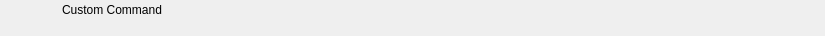
<?xml version="1.0" encoding="UTF-8"?>
<ui version="4.0">
 <class>RundownCustomCommandWidget</class>
 <widget class="QWidget" name="RundownCustomCommandWidget">
  <property name="geometry">
   <rect>
    <x>0</x>
    <y>0</y>
    <width>825</width>
    <height>36</height>
   </rect>
  </property>
  <layout class="QHBoxLayout" name="horizontalLayout">
   <property name="spacing">
    <number>0</number>
   </property>
   <property name="margin">
    <number>0</number>
   </property>
   <item>
    <widget class="QFrame" name="frameItem">
     <property name="sizePolicy">
      <sizepolicy hsizetype="Preferred" vsizetype="Fixed">
       <horstretch>0</horstretch>
       <verstretch>0</verstretch>
      </sizepolicy>
     </property>
     <property name="minimumSize">
      <size>
       <width>0</width>
       <height>36</height>
      </size>
     </property>
     <widget class="QLabel" name="labelIcon">
      <property name="geometry">
       <rect>
        <x>22</x>
        <y>2</y>
        <width>32</width>
        <height>32</height>
       </rect>
      </property>
      <property name="text">
       <string/>
      </property>
      <property name="pixmap">
       <pixmap resource="../Widgets.qrc">:/Graphics/Images/CustomCommand.png</pixmap>
      </property>
      <property name="scaledContents">
       <bool>true</bool>
      </property>
     </widget>
     <widget class="QLabel" name="labelLabel">
      <property name="geometry">
       <rect>
        <x>62</x>
        <y>2</y>
        <width>5000</width>
        <height>16</height>
       </rect>
      </property>
      <property name="text">
       <string>Custom Command</string>
      </property>
     </widget>
     <widget class="QLabel" name="labelColor">
      <property name="geometry">
       <rect>
        <x>0</x>
        <y>0</y>
        <width>18</width>
        <height>36</height>
       </rect>
      </property>
      <property name="text">
       <string/>
      </property>
     </widget>
     <widget class="QLabel" name="labelGroupColor">
      <property name="geometry">
       <rect>
        <x>0</x>
        <y>0</y>
        <width>6</width>
        <height>36</height>
       </rect>
      </property>
      <property name="text">
       <string/>
      </property>
     </widget>
     <widget class="QLabel" name="labelDevice">
      <property name="geometry">
       <rect>
        <x>62</x>
        <y>19</y>
        <width>75</width>
        <height>16</height>
       </rect>
      </property>
      <property name="text">
       <string></string>
      </property>
     </widget>
     <widget class="QLabel" name="labelDelay">
      <property name="geometry">
       <rect>
        <x>185</x>
        <y>19</y>
        <width>55</width>
        <height>16</height>
       </rect>
      </property>
      <property name="text">
       <string></string>
      </property>
     </widget>
     <widget class="QLabel" name="labelRemoteTriggerId">
      <property name="geometry">
       <rect>
        <x>245</x>
        <y>19</y>
        <width>70</width>
        <height>16</height>
       </rect>
      </property>
      <property name="text">
       <string></string>
      </property>
     </widget>
    </widget>
   </item>
   <item>
    <widget class="QFrame" name="frameStatus">
     <property name="minimumSize">
      <size>
       <width>77</width>
       <height>0</height>
      </size>
     </property>
     <property name="maximumSize">
      <size>
       <width>77</width>
       <height>16777215</height>
      </size>
     </property>
     <widget class="QLabel" name="labelGpiConnected">
      <property name="geometry">
       <rect>
        <x>1</x>
        <y>2</y>
        <width>32</width>
        <height>32</height>
       </rect>
      </property>
      <property name="minimumSize">
       <size>
        <width>32</width>
        <height>32</height>
       </size>
      </property>
      <property name="maximumSize">
       <size>
        <width>32</width>
        <height>32</height>
       </size>
      </property>
      <property name="lineWidth">
       <number>0</number>
      </property>
      <property name="text">
       <string/>
      </property>
      <property name="pixmap">
       <pixmap resource="../Widgets.qrc">:/Graphics/Images/GpiConnected.png</pixmap>
      </property>
      <property name="scaledContents">
       <bool>true</bool>
      </property>
     </widget>
     <widget class="QLabel" name="labelDisconnected">
      <property name="geometry">
       <rect>
        <x>32</x>
        <y>2</y>
        <width>32</width>
        <height>32</height>
       </rect>
      </property>
      <property name="minimumSize">
       <size>
        <width>32</width>
        <height>32</height>
       </size>
      </property>
      <property name="maximumSize">
       <size>
        <width>32</width>
        <height>32</height>
       </size>
      </property>
      <property name="text">
       <string/>
      </property>
      <property name="pixmap">
       <pixmap resource="../Widgets.qrc">:/Graphics/Images/Disconnected.png</pixmap>
      </property>
      <property name="scaledContents">
       <bool>true</bool>
      </property>
     </widget>
     <widget class="QLabel" name="labelActiveColor">
      <property name="geometry">
       <rect>
        <x>69</x>
        <y>0</y>
        <width>8</width>
        <height>36</height>
       </rect>
      </property>
      <property name="minimumSize">
       <size>
        <width>8</width>
        <height>36</height>
       </size>
      </property>
      <property name="maximumSize">
       <size>
        <width>8</width>
        <height>36</height>
       </size>
      </property>
      <property name="text">
       <string/>
      </property>
     </widget>
    </widget>
   </item>
  </layout>
 </widget>
 <resources>
  <include location="../Widgets.qrc"/>
 </resources>
 <connections/>
 <slots>
  <slot>addToCombo()</slot>
 </slots>
</ui>
